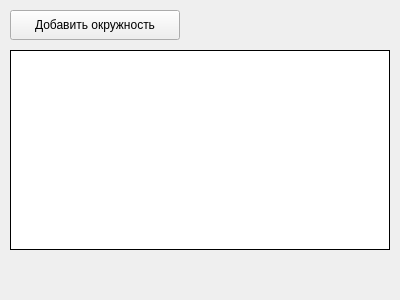
<?xml version="1.0" encoding="UTF-8"?>
<ui version="4.0">
 <class>MainWindow</class>
 <widget class="QMainWindow" name="MainWindow">
  <property name="geometry">
   <rect>
    <x>0</x>
    <y>0</y>
    <width>400</width>
    <height>300</height>
   </rect>
  </property>
  <widget class="QWidget" name="centralwidget">
   <widget class="QPushButton" name="button">
    <property name="geometry">
     <rect>
      <x>10</x>
      <y>10</y>
      <width>170</width>
      <height>30</height>
     </rect>
    </property>
    <property name="text">
     <string>Добавить окружность</string>
    </property>
   </widget>
   <widget class="QFrame" name="canvas">
    <property name="geometry">
     <rect>
      <x>10</x>
      <y>50</y>
      <width>380</width>
      <height>200</height>
     </rect>
    </property>
    <property name="styleSheet">
     <string>background-color: white; border: 1px solid black;</string>
    </property>
    <property name="frameShape">
     <enum>QFrame::Box</enum>
    </property>
    <property name="frameShadow">
     <enum>QFrame::Plain</enum>
    </property>
   </widget>
  </widget>
  <property name="windowTitle">
   <string>PyQt6 Circles</string>
  </property>
 </widget>
 <resources/>
 <connections/>
</ui>
